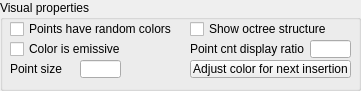
  <widget class="QGroupBox" name="groupBox">
   <property name="geometry">
    <rect>
     <x>10</x>
     <y>250</y>
     <width>361</width>
     <height>91</height>
    </rect>
   </property>
   <property name="title">
    <string>Visual properties</string>
   </property>
   <property name="flat">
    <bool>false</bool>
   </property>
   <property name="checkable">
    <bool>false</bool>
   </property>
   <widget class="QToolButton" name="qqColor">
    <property name="geometry">
     <rect>
      <x>190</x>
      <y>60</y>
      <width>161</width>
      <height>18</height>
     </rect>
    </property>
    <property name="focusPolicy">
     <enum>Qt::StrongFocus</enum>
    </property>
    <property name="text">
     <string>Adjust color for next insertion</string>
    </property>
   </widget>
   <widget class="QCheckBox" name="qqRandomColors">
    <property name="geometry">
     <rect>
      <x>10</x>
      <y>20</y>
      <width>171</width>
      <height>18</height>
     </rect>
    </property>
    <property name="focusPolicy">
     <enum>Qt::StrongFocus</enum>
    </property>
    <property name="text">
     <string>Points have random colors</string>
    </property>
   </widget>
   <widget class="QLineEdit" name="qqPointSize">
    <property name="geometry">
     <rect>
      <x>80</x>
      <y>60</y>
      <width>41</width>
      <height>18</height>
     </rect>
    </property>
   </widget>
   <widget class="QLabel" name="label_2">
    <property name="geometry">
     <rect>
      <x>10</x>
      <y>60</y>
      <width>61</width>
      <height>18</height>
     </rect>
    </property>
    <property name="text">
     <string>Point size</string>
    </property>
   </widget>
   <widget class="QCheckBox" name="qqShowOctree">
    <property name="geometry">
     <rect>
      <x>190</x>
      <y>20</y>
      <width>141</width>
      <height>18</height>
     </rect>
    </property>
    <property name="focusPolicy">
     <enum>Qt::StrongFocus</enum>
    </property>
    <property name="text">
     <string>Show octree structure</string>
    </property>
   </widget>
   <widget class="QCheckBox" name="qqEmissiveColor">
    <property name="geometry">
     <rect>
      <x>10</x>
      <y>40</y>
      <width>171</width>
      <height>18</height>
     </rect>
    </property>
    <property name="focusPolicy">
     <enum>Qt::StrongFocus</enum>
    </property>
    <property name="text">
     <string>Color is emissive</string>
    </property>
   </widget>
   <widget class="QLabel" name="label_7">
    <property name="geometry">
     <rect>
      <x>190</x>
      <y>40</y>
      <width>121</width>
      <height>18</height>
     </rect>
    </property>
    <property name="text">
     <string>Point cnt display ratio</string>
    </property>
   </widget>
   <widget class="QLineEdit" name="qqDisplayRatio">
    <property name="geometry">
     <rect>
      <x>310</x>
      <y>40</y>
      <width>41</width>
      <height>18</height>
     </rect>
    </property>
   </widget>
  </widget>
